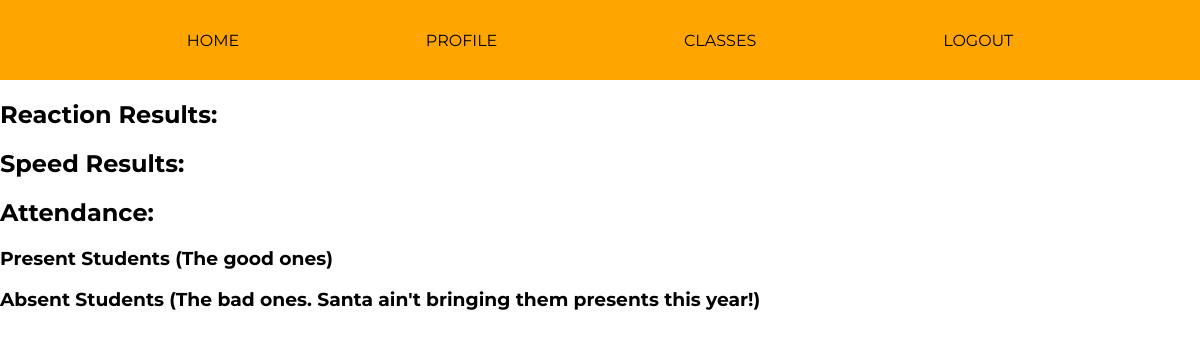
Before: /classes/course/3/previous_session_data/2 (signed in) with the older database file.
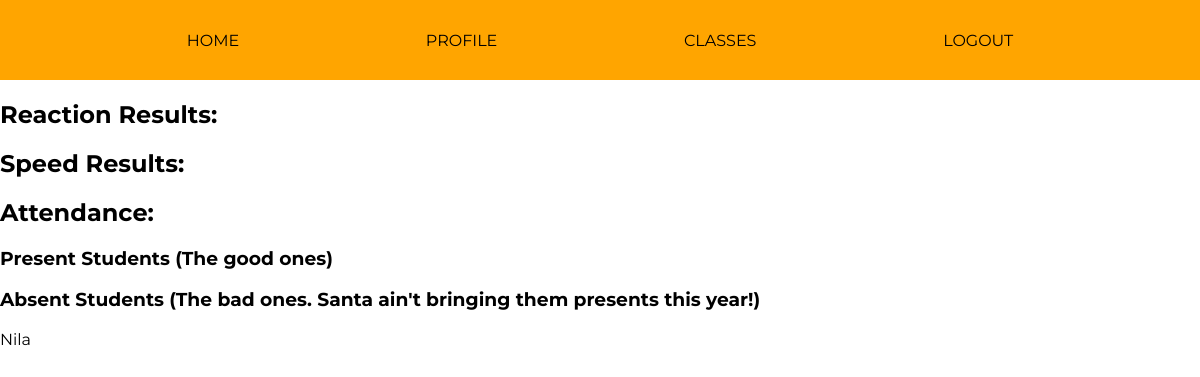
After: the same page with the newer database file.
### app/models.py (models this page shows, shortened)
class User(UserMixin, db.Model):
    id = db.Column(db.Integer, primary_key=True)
    username = db.Column(db.String(64), index=True, unique=True) # adding columns to the database
    email = db.Column(db.String(120), index=True, unique=True)
    password_hash = db.Column(db.String(128))
    role = db.Column(db.Integer, index=False, unique=False) # 0 is Teacher, 1 is Student
    about_me = db.Column(db.String(140))
    last_seen = db.Column(db.DateTime, default=datetime.utcnow)
    posts = db.relationship('Post', backref='author', lazy='dynamic') # First part is calling it from the Post model, secret field is the backref (author)
    reactions = db.relationship('Reactions', backref='reactor', lazy='dynamic') # This will show all the reactions that this user has made
    teaches = db.relationship('Courses', backref='teacher', lazy='dynamic') # This will show all the courses that the user teaches
    signups = db.relationship('Signups', backref='student', lazy='dynamic') # This will show all of the signups of that user

### app/routes.py (the view)
@app.route('/classes/course/<course_id>/previous_session_data/<session_id>')
@login_required
def previous_session_data(course_id, session_id):
    session = Session.query.get(session_id)
    course = session.session_course_id # This gives you the actual course
    course_id = session.course_id # This will give you the course id
    signups = Signups.query.filter_by(course=course_id) # List of students that are in this specific course
    reactions_specific = Reactions.query.filter_by(session_id=session_id) # List of reactions that happened in this specific course, specific session
    speeds_specific = Reactions.query.filter_by(session_id=session_id).filter(Reactions.reactions>5) # Speeds filtered out by the course ID and by the reaction number
    present_set = set()
    absent_set = set()
    for r in reactions_specific:
        if (r.reactor.role == 1): # If the reactor is a student
            present_set.add(r.reactor.username) # Then add to the present list
    for signup in signups: # Going through the list of signups
        if (signup.student.username not in present_set and signup.student.role == 1):
            absent_set.add(signup.student.username)
    return render_template('previous_session_data.html', course=course,
                                        reactions_specific=reactions_specific,
                                        speeds_specific=speeds_specific,
                                        session=session,
                                        session_id=session_id,
                                        present_list=list(present_set),
                                        absent_list=list(absent_set),
                                        title=course.course_name + " Session " + session_id)

### app/models.py (called while the page is built)
@login.user_loader
def load_user(id):
        return User.query.get(int(id))

### app/routes.py (called while the page is built)
@app.before_request # This function will be executed right before the view function
def before_request():
    if current_user.is_authenticated: # Checks whether the current user is logged in
        current_user.last_seen = datetime.utcnow() # Sets the last seen to the date using the UTC time zone
        db.session.commit() # Don't need to do db.session.add() because the user is already in the database (using a current_user)

### app/templates/previous_session_data.html (shortened to what this page needs)
{% extends "base.html" %}
{% block content %}
<h2> Reaction Results: </h2>
<h2> Speed Results: </h2>
<h2>Attendance: </h2>
    <div id = "attendance">
        <div id = "inside">
            <h3>Present Students (The good ones)</h3>
            <h3>Absent Students (The bad ones. Santa ain't bringing them presents this year!)</h3>
            {% for a in absent_list %}
                <p>{{ a }}</p>
            {% endfor %}
        </div>
    </div>
{% endblock %}

Changed rows visible on the page:
now on this page (row edited): User: username "Nila"
